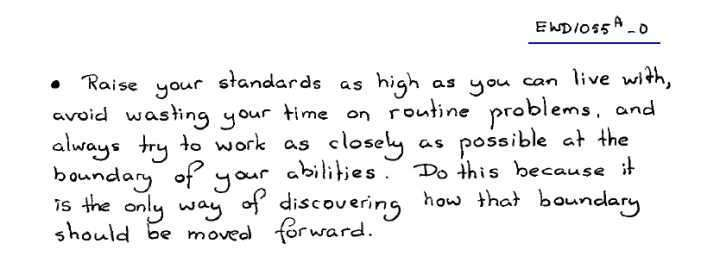
#> input picture dijkstra.jpg, 720 x 256 px, given as the content of the folder D:/deep_learning/unet/100-test_norm, which was not available
$ python mask.py
#> lines starting #> are read from the running program, lines starting #| are printed output that depends on the picture; pictures that were not available may be replaced by others from this repository, and a replacement may not be noted
### MachineLearning/Unet/data_factory.py
# coding:utf-8
# 2019-1-12
# data factory

import os
import cv2
import numpy as np


__suffix__ = ["tif", "png"]

__all__ = [
    'create_train_data',
    'load_train_data',
    'create_test_data',
    'load_test_data',
    'mkdir',
    'get_files',
]


def mkdir(file_list):
    if isinstance(file_list, list):
        for f in file_list:
            if not os.path.isdir(f):
                os.makedirs(f)
#> in mian, original_img is the input picture: shape (256, 720, 3); mean B, G, R 239.6, 239.5, 239.5
    else:
        if not os.path.isdir(file_list):
            os.makedirs(file_list)
    return None


# [190 lines left out: functions get_files, normalization, _get_pic_map, create_train_data, load_train_data, create_test_data and 1 more, not called in this run]


# [35 lines that do not run on import are left out]

    # ret_test = load_test_data(test_output_path)

### MachineLearning/Unet/mask.py
# coding:utf-8
# 2019-1-19
# mask

import os
import cv2
import numpy as np

from data_factory import *


def preprocessing(img):
    """
    读预处理图像进行处理
    使用聚类, 阈值判断, 最大连通区域
    Args:
        img : type(mat or array),image
    Returns:
        img : type(mat or array),image
    """


    # 方法一
    # imged = 1
    # img[img > imged] = 1
    # img[img < imged] = 0
    # return img

    # 方法二
    img = img[:,:,0].copy()
    kernel = np.zeros((3,3), np.uint8)
    img = cv2.morphologyEx(img, cv2.MORPH_OPEN, kernel)
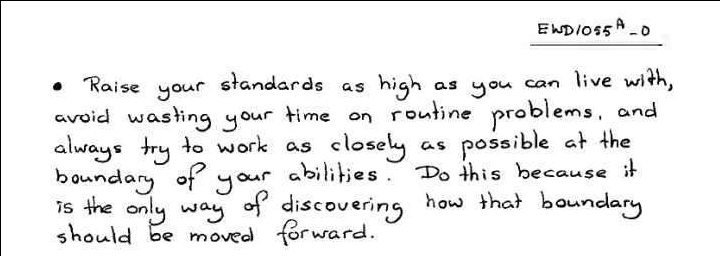
#> img: shape (256, 720); min 0, max 255, mean 238.2
    # print(img.shape)
    m, n = img.shape
#> m = 256; n = 720
    r, c = m // 2, n // 2 # 种子起始点
#> r = 128; c = 360
    visited = [[False for _ in range(n)] for _ in range(m)]
    queue = []
    queue.append([r, c])
    visited[r][c] = True
    while len(queue) != 0:
        row, col = queue.pop()
        if row > 1 and not visited[row - 1][col] and img[row - 1][col] != 0:
            queue.append([row - 1, col])
            visited[row - 1][col] = True

        if row + 1 < m and not visited[row + 1][col] and img[row + 1][col] != 0:
            queue.append([row + 1, col])
            visited[row + 1][col] = True

        if col - 1 >= 0 and not visited[row][col - 1] and img[row][col - 1] != 0:
            queue.append([row, col -1])
            visited[row][col - 1] = True

        if col + 1 < n and not visited[row][col + 1] and img[row][col + 1] != 0:
            queue.append([row, col + 1])
            visited[row][col + 1] = True
#> after the loop, queue = []; visited = 256 items

    for i in range(m):
        for j in range(n):
            if not visited[i][j]:
                img[i][j] = 0
            else:
                img[i][j] = 1
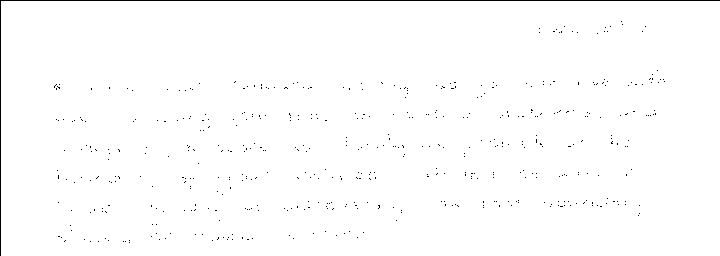
#> img: shape (256, 720); values 0 (black) and 1 (white), 99.1% white; black in thin lines or dots

    image = np.expand_dims(img, axis=2)
    image = np.concatenate((image, image, image), axis=-1)

    return image


def mian(original_pic_dir,
        prediction_pic_dir,
        output_dir,
        mask_ouput_dir,
        img_size=224):
    """
    使用预测的结果对原图像进行处理

    Args:
        original_pic_dir : 经过归一化后原图像路径
        prediction_pic_dir ： 由unet预测保存的图像路径
        output_dir ： 保存图像路径
        mask_output_dir : 预测图像处理后保存目录
        img_size : 输出图像尺寸

    Retures: None
    """

    # original_pic = get_files(original_pic_path)
    # original_pic = get_files(original_pic_path)

    pic_name_list = os.listdir(original_pic_dir)

    for k,f in enumerate(pic_name_list):
        print("[INFO] processing %s" % f)
        original_pic_path = os.path.join(original_pic_dir, f)
        prediction_pic_path = os.path.join(prediction_pic_dir, f)

        original_img = cv2.imread(original_pic_path)
        prediction_img = cv2.imread(prediction_pic_path)

        prediction_img = preprocessing(prediction_img) # 暂时未完成

        # mask_img = prediction_img.copy()
        # mask_img[mask_img == 1] = 256
        # mask_img_path = os.path.join(mask_output_dir, f)
        # cv2.imwrite(mask_img_path, mask_img)

        new_img = np.multiply(original_img, prediction_img)
        new_img = cv2.resize(new_img, (img_size, img_size), interpolation=cv2.INTER_LINEAR)
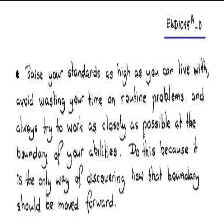
#> new_img: shape (224, 224, 3); mean B, G, R 237.9, 237.8, 237.8

        new_img_path = os.path.join(output_dir, f)
        cv2.imwrite(new_img_path, new_img)


        # test
        # if k == 10:
        #   break


if __name__ == '__main__':
    original_pic_dir = r'D:\deep_learning\unet\100-test_norm'
    prediction_pic_dir = r'D:\deep_learning\unet\image_prediction_test'
    output_dir = r'D:\deep_learning\unet\image_result'
    mask_output_dir = r'D:\deep_learning\unet\image_mask'
    img_size = 224

    mkdir([output_dir, mask_output_dir])

    mian(original_pic_dir,
        prediction_pic_dir,
        output_dir,
        mask_output_dir,
        img_size)
